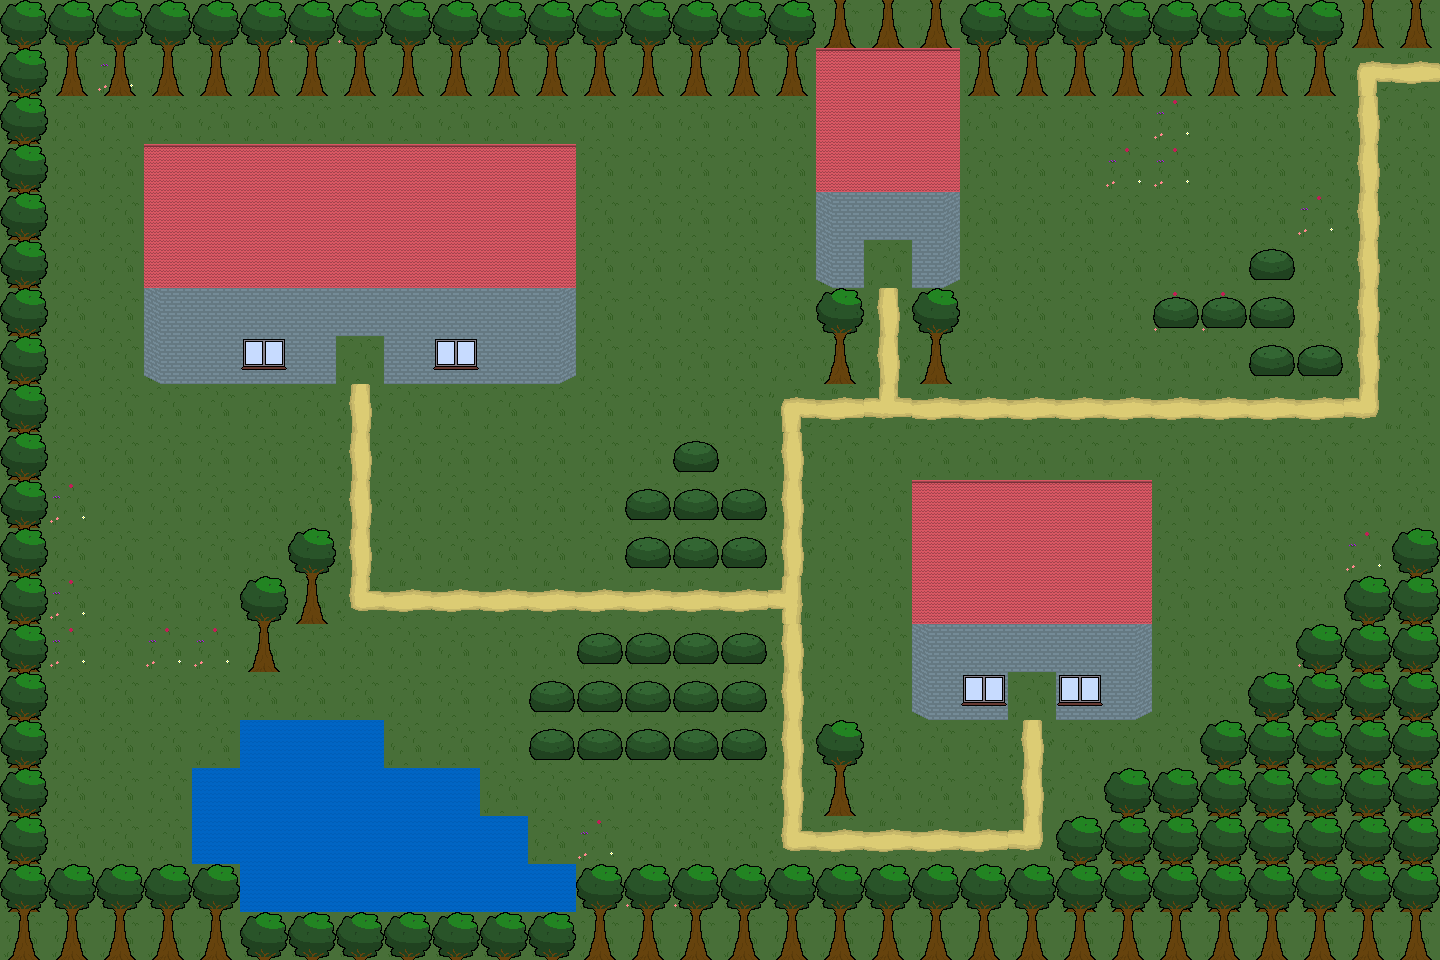

Tiled map render using the project's own tile images. Description and the whole map definition, tile-layer contents included, below:
An orthogonal 30x20 tile map with 48x48 px tiles, 3 tile layers (Warstwa Kafelków 1, Warstwa Kafelków 2, Warstwa Kafelków 3).

<map version="1.10" tiledversion="1.10.1" orientation="orthogonal" renderorder="right-down" width="30" height="20" tilewidth="48" tileheight="48" infinite="0" nextlayerid="4" nextobjectid="1">
 <tileset firstgid="1" source="../workfiles/global_map_tileset.tsx" />
 <layer id="1" name="Warstwa Kafelków 1" width="30" height="20">
  <data encoding="csv">
2,2,2,2,2,2,3,3,2,2,2,2,2,2,2,2,2,2,2,2,2,2,2,2,2,2,2,2,2,2,
2,2,3,2,2,2,2,2,2,2,2,2,2,2,2,2,2,2,2,2,2,2,2,2,2,2,2,2,21,30,
2,2,2,2,2,2,2,2,2,2,2,2,2,2,2,2,2,2,2,2,2,2,2,2,3,2,2,2,24,2,
2,2,2,2,2,2,2,2,2,2,2,2,2,2,2,2,2,2,2,2,2,2,2,3,3,2,2,2,24,2,
2,2,2,2,2,2,2,2,2,2,2,2,2,2,2,2,2,2,2,2,2,2,2,2,2,2,2,3,24,2,
2,2,2,2,2,2,2,2,2,2,2,2,2,2,2,2,2,2,2,2,2,2,2,2,2,2,2,2,24,2,
2,2,2,2,2,2,2,2,2,2,2,2,2,2,2,2,2,2,24,2,2,2,2,2,3,3,2,2,24,2,
2,2,2,2,2,2,2,2,2,2,2,2,2,2,2,2,2,2,24,2,2,2,2,2,2,2,2,2,24,2,
2,2,2,2,2,2,2,24,2,2,2,2,2,2,2,2,21,30,25,30,30,30,30,30,30,30,30,30,23,2,
2,2,2,2,2,2,2,24,2,2,2,2,2,2,2,2,24,2,2,2,2,2,2,2,2,2,2,2,2,2,
2,3,2,2,2,2,2,24,2,2,2,2,2,2,2,2,24,2,2,2,2,2,2,2,2,2,2,2,2,2,
2,2,2,2,2,2,2,24,2,2,2,2,2,2,2,2,24,2,2,2,2,2,2,2,2,2,2,2,3,2,
2,3,2,2,2,2,2,20,30,30,30,30,30,30,30,30,28,2,2,2,2,2,2,2,2,2,2,2,2,2,
2,3,2,3,3,2,2,2,2,2,2,2,2,2,2,2,24,2,2,2,2,2,2,2,2,2,2,3,2,2,
2,2,2,2,2,2,2,2,2,2,2,2,2,2,2,2,24,2,2,2,2,2,2,2,2,2,2,2,2,2,
2,2,2,2,2,2,2,2,2,2,2,2,2,2,2,2,24,2,2,2,2,24,2,2,2,2,2,2,2,2,
2,2,2,2,2,2,2,2,2,2,2,2,2,2,2,2,24,2,2,2,2,24,2,2,2,2,2,2,2,2,
2,2,2,2,2,2,2,2,2,2,2,2,3,2,2,2,20,30,30,30,30,23,2,2,2,2,2,2,2,2,
2,2,2,2,2,2,2,2,2,2,2,2,2,3,3,2,2,2,2,2,2,2,2,2,2,2,2,2,2,2,
2,2,2,2,2,2,2,2,2,2,2,2,2,2,2,2,2,2,2,2,2,2,2,2,2,2,2,2,2,2
</data>
 </layer>
 <layer id="2" name="Warstwa Kafelków 2" width="30" height="20">
  <data encoding="csv">
0,0,0,0,0,0,0,0,0,0,0,0,0,0,0,0,0,7,7,7,0,0,0,0,0,0,0,0,7,7,
7,7,7,7,7,7,7,7,7,7,7,7,7,7,7,7,7,12,12,12,7,7,7,7,7,7,7,7,0,0,
7,0,0,0,0,0,0,0,0,0,0,0,0,0,0,0,0,11,11,11,0,0,0,0,0,0,0,0,0,0,
7,0,0,12,12,12,12,12,12,12,12,12,0,0,0,0,0,11,11,11,0,0,0,0,0,0,0,0,0,0,
7,0,0,11,11,11,11,11,11,11,11,11,0,0,0,0,0,14,9,18,0,0,0,0,0,0,0,0,0,0,
7,0,0,11,11,11,11,11,11,11,11,11,0,0,0,0,0,15,0,16,0,0,0,0,0,0,1,0,0,0,
7,0,0,14,9,9,9,9,9,9,9,18,0,0,0,0,0,0,0,0,0,0,0,0,1,1,1,0,0,0,
7,0,0,15,9,9,9,0,9,9,9,16,0,0,0,0,0,7,0,7,0,0,0,0,0,0,1,1,0,0,
7,0,0,0,0,0,0,0,0,0,0,0,0,0,0,0,0,0,0,0,0,0,0,0,0,0,0,0,0,0,
7,0,0,0,0,0,0,0,0,0,0,0,0,0,1,0,0,0,0,0,0,0,0,0,0,0,0,0,0,0,
7,0,0,0,0,0,0,0,0,0,0,0,0,1,1,1,0,0,0,12,12,12,12,12,0,0,0,0,0,0,
7,0,0,0,0,0,0,0,0,0,0,0,0,1,1,1,0,0,0,11,11,11,11,11,0,0,0,0,0,0,
7,0,0,0,0,0,7,0,0,0,0,0,0,0,0,0,0,0,0,11,11,11,11,11,0,0,0,0,0,7,
7,0,0,0,0,7,0,0,0,0,0,0,1,1,1,1,0,0,0,14,9,9,9,18,0,0,0,0,7,7,
7,0,0,0,0,0,0,0,0,0,0,1,1,1,1,1,0,0,0,15,9,0,9,16,0,0,0,7,7,7,
7,0,0,0,0,4,4,4,0,0,0,1,1,1,1,1,0,0,0,0,0,0,0,0,0,0,7,7,7,7,
7,0,0,0,4,4,4,4,4,4,0,0,0,0,0,0,0,7,0,0,0,0,0,0,0,7,7,7,7,7,
7,0,0,0,4,4,4,4,4,4,4,0,0,0,0,0,0,0,0,0,0,0,0,7,7,7,7,7,7,7,
7,0,0,0,0,4,4,4,4,4,4,4,0,0,0,0,0,0,0,0,0,0,7,7,7,7,7,7,7,7,
7,7,7,7,7,0,0,0,0,0,0,0,7,7,7,7,7,7,7,7,7,7,7,7,7,7,7,7,7,7
</data>
 </layer>
 <layer id="3" name="Warstwa Kafelków 3" width="30" height="20">
  <data encoding="csv">
8,8,8,8,8,8,8,8,8,8,8,8,8,8,8,8,8,0,0,0,8,8,8,8,8,8,8,8,0,0,
8,0,0,0,0,0,0,0,0,0,0,0,0,0,0,0,0,0,0,0,0,0,0,0,0,0,0,0,0,0,
8,0,0,0,0,0,0,0,0,0,0,0,0,0,0,0,0,0,0,0,0,0,0,0,0,0,0,0,0,0,
8,0,0,0,0,0,0,0,0,0,0,0,0,0,0,0,0,0,0,0,0,0,0,0,0,0,0,0,0,0,
8,0,0,0,0,0,0,0,0,0,0,0,0,0,0,0,0,0,0,0,0,0,0,0,0,0,0,0,0,0,
8,0,0,0,0,0,0,0,0,0,0,0,0,0,0,0,0,0,0,0,0,0,0,0,0,0,0,0,0,0,
8,0,0,0,0,0,0,0,0,0,0,0,0,0,0,0,0,8,0,8,0,0,0,0,0,0,0,0,0,0,
8,0,0,0,0,19,0,0,0,19,0,0,0,0,0,0,0,0,0,0,0,0,0,0,0,0,0,0,0,0,
8,0,0,0,0,0,0,0,0,0,0,0,0,0,0,0,0,0,0,0,0,0,0,0,0,0,0,0,0,0,
8,0,0,0,0,0,0,0,0,0,0,0,0,0,0,0,0,0,0,0,0,0,0,0,0,0,0,0,0,0,
8,0,0,0,0,0,0,0,0,0,0,0,0,0,0,0,0,0,0,0,0,0,0,0,0,0,0,0,0,0,
8,0,0,0,0,0,8,0,0,0,0,0,0,0,0,0,0,0,0,0,0,0,0,0,0,0,0,0,0,8,
8,0,0,0,0,8,0,0,0,0,0,0,0,0,0,0,0,0,0,0,0,0,0,0,0,0,0,0,8,8,
8,0,0,0,0,0,0,0,0,0,0,0,0,0,0,0,0,0,0,0,0,0,0,0,0,0,0,8,8,8,
8,0,0,0,0,0,0,0,0,0,0,0,0,0,0,0,0,0,0,0,19,0,19,0,0,0,8,8,8,8,
8,0,0,0,0,0,0,0,0,0,0,0,0,0,0,0,0,8,0,0,0,0,0,0,0,8,8,8,8,8,
8,0,0,0,0,0,0,0,0,0,0,0,0,0,0,0,0,0,0,0,0,0,0,8,8,8,8,8,8,8,
8,0,0,0,0,0,0,0,0,0,0,0,0,0,0,0,0,0,0,0,0,0,8,8,8,8,8,8,8,8,
8,8,8,8,8,0,0,0,0,0,0,0,8,8,8,8,8,8,8,8,8,8,8,8,8,8,8,8,8,8,
0,0,0,0,0,8,8,8,8,8,8,8,0,0,0,0,0,0,0,0,0,0,0,0,0,0,0,0,0,0
</data>
 </layer>
</map>
